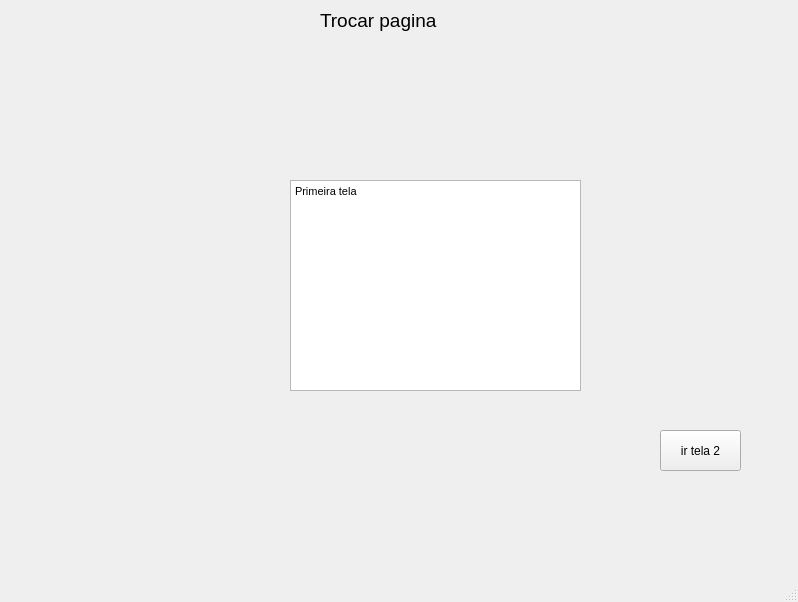
<?xml version="1.0" encoding="UTF-8"?>
<ui version="4.0">
 <class>MainWindow</class>
 <widget class="QMainWindow" name="MainWindow">
  <property name="geometry">
   <rect>
    <x>0</x>
    <y>0</y>
    <width>798</width>
    <height>602</height>
   </rect>
  </property>
  <property name="windowTitle">
   <string>MainWindow</string>
  </property>
  <widget class="QWidget" name="centralwidget">
   <widget class="QLabel" name="label">
    <property name="geometry">
     <rect>
      <x>320</x>
      <y>0</y>
      <width>131</width>
      <height>41</height>
     </rect>
    </property>
    <property name="font">
     <font>
      <family>Arial</family>
      <pointsize>14</pointsize>
     </font>
    </property>
    <property name="text">
     <string>Trocar pagina</string>
    </property>
    <property name="wordWrap">
     <bool>true</bool>
    </property>
   </widget>
   <widget class="QPushButton" name="pushButton">
    <property name="geometry">
     <rect>
      <x>660</x>
      <y>430</y>
      <width>81</width>
      <height>41</height>
     </rect>
    </property>
    <property name="text">
     <string>ir tela 2</string>
    </property>
   </widget>
   <widget class="QTextEdit" name="textEdit">
    <property name="geometry">
     <rect>
      <x>290</x>
      <y>180</y>
      <width>291</width>
      <height>211</height>
     </rect>
    </property>
    <property name="html">
     <string>&lt;!DOCTYPE HTML PUBLIC &quot;-//W3C//DTD HTML 4.0//EN&quot; &quot;http://www.w3.org/TR/REC-html40/strict.dtd&quot;&gt;
&lt;html&gt;&lt;head&gt;&lt;meta name=&quot;qrichtext&quot; content=&quot;1&quot; /&gt;&lt;style type=&quot;text/css&quot;&gt;
p, li { white-space: pre-wrap; }
&lt;/style&gt;&lt;/head&gt;&lt;body style=&quot; font-family:'MS Shell Dlg 2'; font-size:8.25pt; font-weight:400; font-style:normal;&quot;&gt;
&lt;p style=&quot; margin-top:0px; margin-bottom:0px; margin-left:0px; margin-right:0px; -qt-block-indent:0; text-indent:0px;&quot;&gt;Primeira tela&lt;/p&gt;&lt;/body&gt;&lt;/html&gt;</string>
    </property>
   </widget>
  </widget>
  <widget class="QMenuBar" name="menubar">
   <property name="geometry">
    <rect>
     <x>0</x>
     <y>0</y>
     <width>798</width>
     <height>21</height>
    </rect>
   </property>
  </widget>
  <widget class="QStatusBar" name="statusbar"/>
 </widget>
 <resources/>
 <connections/>
</ui>
